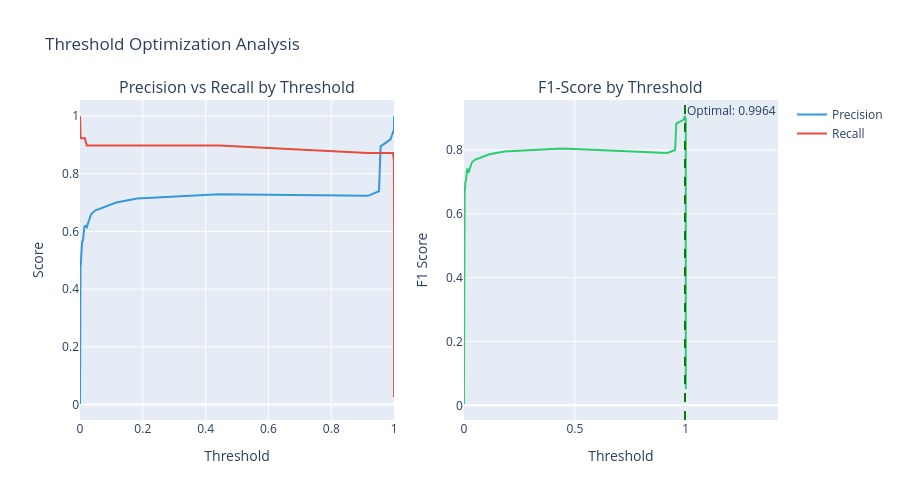

Source (notebook cell):
### Code cell
# Visualize threshold trade-offs
fig = make_subplots(
    rows=1, cols=2,
    subplot_titles=('Precision vs Recall by Threshold', 'F1-Score by Threshold')
)

# Precision and Recall
# Note: precisions and recalls have 1 more element than thresholds
fig.add_trace(
    go.Scatter(
        x=thresholds,
        y=precisions[:-1],
        name='Precision',
        line=dict(color='#3498DB', width=2),
        mode='lines'
    ),
    row=1, col=1
)

fig.add_trace(
    go.Scatter(
        x=thresholds,
        y=recalls[:-1],
        name='Recall',
        line=dict(color='#E74C3C', width=2),
        mode='lines'
    ),
    row=1, col=1
)

# F1-Score
fig.add_trace(
    go.Scatter(
        x=thresholds,
        y=f1_scores[:-1],  # Align with thresholds
        name='F1-Score',
        line=dict(color='#2ECC71', width=2),
        mode='lines',
        showlegend=False
    ),
    row=1, col=2
)

# Mark optimal threshold
fig.add_vline(
    x=optimal_threshold, 
    line_dash="dash", 
    line_color="green",
    annotation_text=f"Optimal: {optimal_threshold:.4f}",
    row=1, col=2
)

fig.update_xaxes(title_text="Threshold", row=1, col=1)
fig.update_xaxes(title_text="Threshold", row=1, col=2)
fig.update_yaxes(title_text="Score", row=1, col=1)
fig.update_yaxes(title_text="F1 Score", row=1, col=2)

fig.update_layout(height=500, title_text="Threshold Optimization Analysis")
fig.show()

### Figure 1 — Plotly figure (JSON) as saved in the notebook; plotly's stock layout.template omitted (floating-point values rounded to 4 significant figures; data arrays with more than 128 entries replaced by an {"elided": "..."} marker saying what was removed)
{"data": [{"line": {"color": "#3498DB", "width": 2}, "mode": "lines", "name": "Precision", "type": "scatter", "x": {"elided": "1249 float values"}, "xaxis": "x", "y": {"elided": "1249 float values"}, "yaxis": "y"}, {"line": {"color": "#E74C3C", "width": 2}, "mode": "lines", "name": "Recall", "type": "scatter", "x": {"elided": "1249 float values"}, "xaxis": "x", "y": {"elided": "1249 float values"}, "yaxis": "y"}, {"line": {"color": "#2ECC71", "width": 2}, "mode": "lines", "name": "F1-Score", "showlegend": false, "type": "scatter", "x": {"elided": "1249 float values"}, "xaxis": "x2", "y": {"elided": "1249 float values"}, "yaxis": "y2"}], "layout": {"annotations": [{"font": {"size": 16}, "showarrow": false, "text": "Precision vs Recall by Threshold", "x": 0.225, "xanchor": "center", "xref": "paper", "y": 1, "yanchor": "bottom", "yref": "paper"}, {"font": {"size": 16}, "showarrow": false, "text": "F1-Score by Threshold", "x": 0.775, "xanchor": "center", "xref": "paper", "y": 1, "yanchor": "bottom", "yref": "paper"}, {"showarrow": false, "text": "Optimal: 0.9964", "x": 0.9964, "xanchor": "left", "xref": "x2", "y": 1, "yanchor": "top", "yref": "y2 domain"}], "height": 500, "shapes": [{"line": {"color": "green", "dash": "dash"}, "type": "line", "x0": 0.9964, "x1": 0.9964, "xref": "x2", "y0": 0, "y1": 1, "yref": "y2 domain"}], "title": {"text": "Threshold Optimization Analysis"}, "xaxis": {"anchor": "y", "domain": [0, 0.45], "title": {"text": "Threshold"}}, "xaxis2": {"anchor": "y2", "domain": [0.55, 1], "title": {"text": "Threshold"}}, "yaxis": {"anchor": "x", "domain": [0, 1], "title": {"text": "Score"}}, "yaxis2": {"anchor": "x2", "domain": [0, 1], "title": {"text": "F1 Score"}}}}
